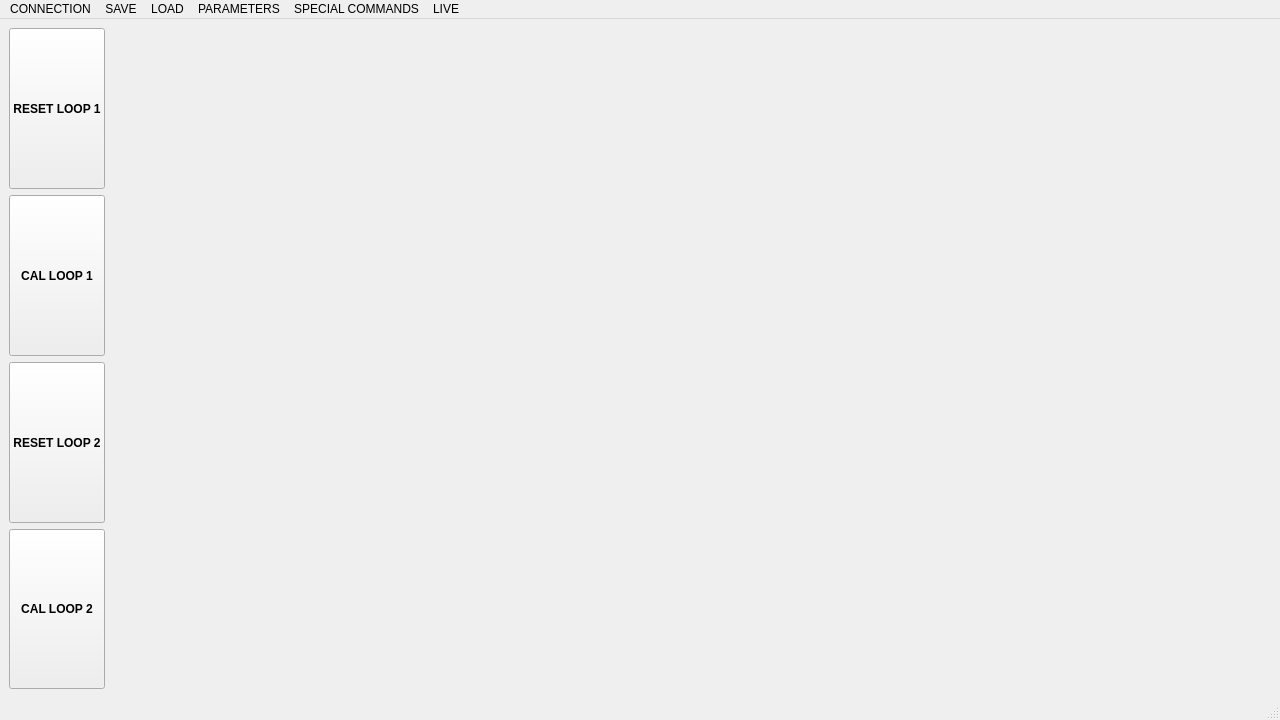
<?xml version="1.0" encoding="UTF-8"?>
<ui version="4.0">
 <class>MainWindow</class>
 <widget class="QMainWindow" name="MainWindow">
  <property name="geometry">
   <rect>
    <x>0</x>
    <y>0</y>
    <width>1280</width>
    <height>720</height>
   </rect>
  </property>
  <property name="windowTitle">
   <string>Magnetic Loop Detector Debug</string>
  </property>
  <widget class="QWidget" name="centralwidget">
   <layout class="QVBoxLayout" name="verticalLayoutCharts">
    <item>
     <layout class="QHBoxLayout" name="loop1Layout">
      <property name="rightMargin">
       <number>0</number>
      </property>
      <item>
       <layout class="QVBoxLayout" name="loop1Buttons_layout">
        <item>
         <widget class="QPushButton" name="btnRESET1">
          <property name="sizePolicy">
           <sizepolicy hsizetype="Preferred" vsizetype="Expanding">
            <horstretch>0</horstretch>
            <verstretch>0</verstretch>
           </sizepolicy>
          </property>
          <property name="font">
           <font>
            <bold>true</bold>
           </font>
          </property>
          <property name="text">
           <string>RESET LOOP 1</string>
          </property>
         </widget>
        </item>
        <item>
         <widget class="QPushButton" name="btnCLA1">
          <property name="sizePolicy">
           <sizepolicy hsizetype="Preferred" vsizetype="Expanding">
            <horstretch>0</horstretch>
            <verstretch>0</verstretch>
           </sizepolicy>
          </property>
          <property name="font">
           <font>
            <bold>true</bold>
           </font>
          </property>
          <property name="text">
           <string>CAL LOOP 1</string>
          </property>
         </widget>
        </item>
       </layout>
      </item>
      <item>
       <widget class="QChartView" name="chartViewLoop1" native="true">
        <property name="sizePolicy">
         <sizepolicy hsizetype="Expanding" vsizetype="Expanding">
          <horstretch>0</horstretch>
          <verstretch>0</verstretch>
         </sizepolicy>
        </property>
       </widget>
      </item>
     </layout>
    </item>
    <item>
     <layout class="QHBoxLayout" name="loop2Layout">
      <property name="rightMargin">
       <number>0</number>
      </property>
      <item>
       <layout class="QVBoxLayout" name="loop2Buttons_layout">
        <item>
         <widget class="QPushButton" name="btnRESET2">
          <property name="sizePolicy">
           <sizepolicy hsizetype="Preferred" vsizetype="Expanding">
            <horstretch>0</horstretch>
            <verstretch>0</verstretch>
           </sizepolicy>
          </property>
          <property name="font">
           <font>
            <bold>true</bold>
           </font>
          </property>
          <property name="text">
           <string>RESET LOOP 2</string>
          </property>
         </widget>
        </item>
        <item>
         <widget class="QPushButton" name="btnCAL2">
          <property name="sizePolicy">
           <sizepolicy hsizetype="Preferred" vsizetype="Expanding">
            <horstretch>0</horstretch>
            <verstretch>0</verstretch>
           </sizepolicy>
          </property>
          <property name="font">
           <font>
            <bold>true</bold>
           </font>
          </property>
          <property name="text">
           <string>CAL LOOP 2</string>
          </property>
         </widget>
        </item>
       </layout>
      </item>
      <item>
       <widget class="QChartView" name="chartViewLoop2" native="true">
        <property name="sizePolicy">
         <sizepolicy hsizetype="Expanding" vsizetype="Expanding">
          <horstretch>0</horstretch>
          <verstretch>0</verstretch>
         </sizepolicy>
        </property>
       </widget>
      </item>
     </layout>
    </item>
   </layout>
  </widget>
  <widget class="QStatusBar" name="statusBar"/>
  <widget class="QMenuBar" name="menuBar">
   <property name="geometry">
    <rect>
     <x>0</x>
     <y>0</y>
     <width>1280</width>
     <height>21</height>
    </rect>
   </property>
   <widget class="QMenu" name="menuCONNECTION">
    <property name="title">
     <string>CONNECTION</string>
    </property>
    <addaction name="actionSERIAL_PORT"/>
    <addaction name="actionCONNECT"/>
    <addaction name="actionDISCONNECT"/>
    <addaction name="actionREFRESH"/>
   </widget>
   <widget class="QMenu" name="menuSAVE">
    <property name="title">
     <string>SAVE</string>
    </property>
    <addaction name="actionSAVE_LOOP_1"/>
    <addaction name="actionSAVE_LOOP_2"/>
   </widget>
   <widget class="QMenu" name="menuPARAMETERS">
    <property name="title">
     <string>PARAMETERS</string>
    </property>
    <addaction name="actionOPEN_PARAMETERS"/>
    <addaction name="actionEEPROM"/>
   </widget>
   <widget class="QMenu" name="menuSPECIAL_COMMANDS">
    <property name="title">
     <string>SPECIAL COMMANDS</string>
    </property>
    <addaction name="actionRESET_MCU"/>
    <addaction name="actionLED_TEST"/>
    <addaction name="actionFORMAT_EEPROM"/>
   </widget>
   <widget class="QMenu" name="menuLOAD">
    <property name="title">
     <string>LOAD</string>
    </property>
    <addaction name="actionLOAD_LOOP1"/>
    <addaction name="actionLOAD_LOOP2"/>
   </widget>
   <widget class="QMenu" name="menuLIVE">
    <property name="title">
     <string>LIVE</string>
    </property>
    <addaction name="actionLIVE_ON"/>
    <addaction name="actionLIVE_OFF"/>
    <addaction name="separator"/>
   </widget>
   <addaction name="menuCONNECTION"/>
   <addaction name="menuSAVE"/>
   <addaction name="menuLOAD"/>
   <addaction name="menuPARAMETERS"/>
   <addaction name="menuSPECIAL_COMMANDS"/>
   <addaction name="menuLIVE"/>
  </widget>
  <action name="actionSERIAL_PORT">
   <property name="text">
    <string>SERIAL PORT</string>
   </property>
  </action>
  <action name="actionCONNECT">
   <property name="text">
    <string>CONNECT</string>
   </property>
  </action>
  <action name="actionDISCONNECT">
   <property name="text">
    <string>DISCONNECT</string>
   </property>
  </action>
  <action name="actionREFRESH">
   <property name="text">
    <string>REFRESH</string>
   </property>
  </action>
  <action name="actionSAVE_LOOP_1">
   <property name="text">
    <string>SAVE LOOP 1</string>
   </property>
  </action>
  <action name="actionSAVE_LOOP_2">
   <property name="text">
    <string>SAVE LOOP 2</string>
   </property>
  </action>
  <action name="actionOPEN_PARAMETERS">
   <property name="text">
    <string>OPEN PARAMETERS</string>
   </property>
  </action>
  <action name="actionEEPROM">
   <property name="text">
    <string>EEPROM</string>
   </property>
  </action>
  <action name="actionRESET_MCU">
   <property name="text">
    <string>RESET MCU</string>
   </property>
  </action>
  <action name="actionLED_TEST">
   <property name="text">
    <string>LED TEST</string>
   </property>
  </action>
  <action name="actionFORMAT_EEPROM">
   <property name="text">
    <string>FORMAT EEPROM</string>
   </property>
  </action>
  <action name="actionLOAD_LOOP1">
   <property name="text">
    <string>LOAD LOOP1</string>
   </property>
  </action>
  <action name="actionLOAD_LOOP2">
   <property name="text">
    <string>LOAD LOOP2</string>
   </property>
  </action>
  <action name="actionLIVE_ON">
   <property name="text">
    <string>LIVE ON</string>
   </property>
  </action>
  <action name="actionLIVE_OFF">
   <property name="text">
    <string>LIVE OFF</string>
   </property>
  </action>
  <action name="actionSHOW_DELTA">
   <property name="text">
    <string>SHOW DELTA</string>
   </property>
  </action>
 </widget>
 <customwidgets>
  <customwidget>
   <class>QChartView</class>
   <extends>QWidget</extends>
   <header>qchartview.h</header>
  </customwidget>
 </customwidgets>
 <resources/>
 <connections/>
</ui>
